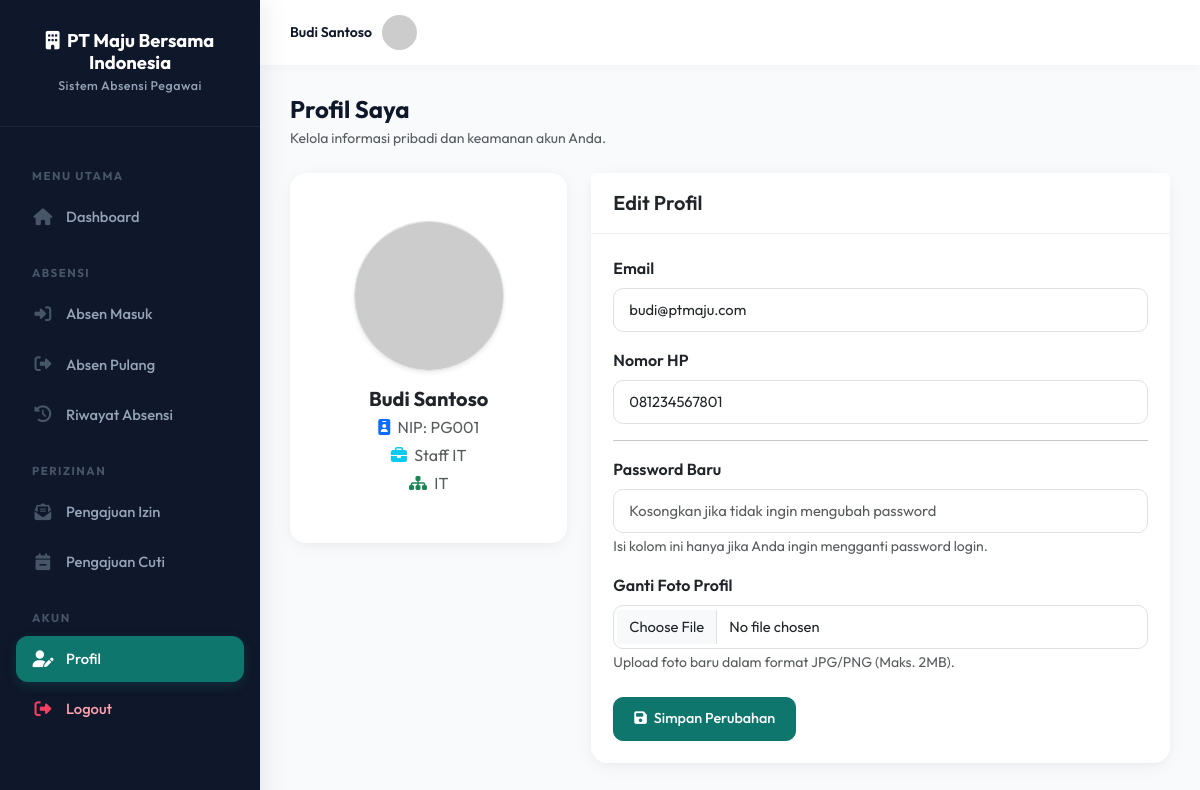
The page /pegawai/profil.php (signed in) on the database its author committed.
### tables this page shows
CREATE TABLE pegawai (
    id INT AUTO_INCREMENT PRIMARY KEY,
    nip VARCHAR(20) NOT NULL UNIQUE,
    user_id INT NOT NULL,
    jabatan_id INT,
    divisi_id INT,
    nama VARCHAR(100) NOT NULL,
    email VARCHAR(100),
    no_hp VARCHAR(20),
    foto_profil VARCHAR(255) DEFAULT 'default.png',
    created_at TIMESTAMP DEFAULT CURRENT_TIMESTAMP,
    FOREIGN KEY (user_id) REFERENCES users(id) ON DELETE CASCADE,
    FOREIGN KEY (jabatan_id) REFERENCES jabatan(id) ON DELETE SET NULL,
    FOREIGN KEY (divisi_id) REFERENCES divisi(id) ON DELETE SET NULL
);

CREATE TABLE jabatan (
    id INT AUTO_INCREMENT PRIMARY KEY,
    nama_jabatan VARCHAR(100) NOT NULL,
    created_at TIMESTAMP DEFAULT CURRENT_TIMESTAMP
);

CREATE TABLE divisi (
    id INT AUTO_INCREMENT PRIMARY KEY,
    nama_divisi VARCHAR(100) NOT NULL,
    created_at TIMESTAMP DEFAULT CURRENT_TIMESTAMP
);

### pegawai/profil.php (the view, shortened to what this page needs)
<?php
require_once 'layout/header.php';
$pegawai_id = $_SESSION['pegawai_id'];
$q = $conn->query("SELECT p.*, u.username, j.nama_jabatan, d.nama_divisi
                    FROM pegawai p
                    JOIN users u ON p.user_id = u.id
                    LEFT JOIN jabatan j ON p.jabatan_id = j.id
                    LEFT JOIN divisi d ON p.divisi_id = d.id
                    WHERE p.id = $pegawai_id");
$profil = $q->fetch_assoc();
?>
<div class="page-content">
    <div class="d-flex justify-content-between align-items-center mb-4">
        <div>
            <h4 class="fw-bold mb-1">Profil Saya</h4>
            <p class="text-muted small mb-0">Kelola informasi pribadi dan keamanan akun Anda.</p>
        </div>
    </div>
    <div class="row">
        <div class="col-md-4 mb-4">
            <div class="card text-center">
                <div class="card-body py-5">
                    <img src="../uploads/profil/<?= $profil['foto_profil'] ?: 'default.png' ?>" class="rounded-circle mb-3 border shadow-sm" style="width: 150px; height: 150px; object-fit: cover;" onerror="this.src='https://ui-avatars.com/api/?name=<?= urlencode($profil['nama']) ?>&background=4361ee&color=fff&size=150'" alt="Foto Profil">
                    <h5 class="fw-bold text-dark mb-1"><?= htmlspecialchars($profil['nama']) ?></h5>
                    <p class="text-muted mb-1"><i class="fas fa-id-badge text-primary me-1"></i> NIP: <?= htmlspecialchars($profil['nip']) ?></p>
                    <p class="text-muted mb-1"><i class="fas fa-briefcase text-info me-1"></i> <?= htmlspecialchars($profil['nama_jabatan'] ?: '-') ?></p>
                    <p class="text-muted mb-0"><i class="fas fa-sitemap text-success me-1"></i> <?= htmlspecialchars($profil['nama_divisi'] ?: '-') ?></p>
                </div>
            </div>
        </div>
        <div class="col-md-8 mb-4">
            <div class="card">
                <div class="card-header bg-white">
                    <h5 class="mb-0 fw-semibold">Edit Profil</h5>
                </div>
                <div class="card-body">
                    <form action="profil.php" method="POST" enctype="multipart/form-data">
                        <div class="mb-3">
                            <label class="form-label fw-semibold">Email</label>
                            <input type="email" name="email" class="form-control" value="<?= htmlspecialchars($profil['email']) ?>" placeholder="Masukkan alamat email">
                        </div>
                        <div class="mb-3">
                            <label class="form-label fw-semibold">Nomor HP</label>
                            <input type="text" name="no_hp" class="form-control" value="<?= htmlspecialchars($profil['no_hp']) ?>" placeholder="Masukkan nomor HP">
                        </div>
                        <hr>
                        <div class="mb-3">
                            <label class="form-label fw-semibold">Password Baru</label>
                            <input type="password" name="password" class="form-control" placeholder="Kosongkan jika tidak ingin mengubah password">
                            <small class="text-muted">Isi kolom ini hanya jika Anda ingin mengganti password login.</small>
                        </div>
                        <div class="mb-4">
                            <label class="form-label fw-semibold">Ganti Foto Profil</label>
                            <input type="file" name="foto_profil" class="form-control" accept="image/*">
                            <small class="text-muted">Upload foto baru dalam format JPG/PNG (Maks. 2MB).</small>
                        </div>
                        <button type="submit" class="btn btn-primary"><i class="fas fa-save me-1"></i> Simpan Perubahan</button>
                    </form>
                </div>
            </div>
        </div>
    </div>
</div>
<?php require_once 'layout/footer.php'; ?>

### assets/css/style.css (style rules this page uses)
:root { --primary: #0f766e; --primary-dark: #0d9488; --primary-light: #f0fdfa; --secondary: #64748b; --success: #0d9488; --danger: #e11d48; --warning: #d97706; --info: #0284c7; --bg: #f8fafc; --white: #ffffff; --sidebar-w: 260px; --text: #0f172a; --text-muted: #64748b; --shadow: 0 4px 20px -2px rgba(15, 23, 42, 0.05), 0 2px 8px -1px rgba(15, 23, 42, 0.03); --radius: 16px; }
* { box-sizing: border-box; }
body { font-family: 'Outfit', sans-serif; background: var(--bg); color: var(--text); margin: 0; }
.page-content { padding: 30px; }
.card { border: none; border-radius: var(--radius); box-shadow: var(--shadow); background: var(--white); margin-bottom: 25px; }
.card-header { background: transparent; border-bottom: 1px solid #f0f0f0; padding: 18px 22px; font-weight: 600; }
.card-body { padding: 22px; }
.form-control, .form-select { border-radius: 10px; padding: 10px 15px; border: 1px solid #e0e0e0; font-size: 0.92rem; }
.btn { border-radius: 10px; font-weight: 500; padding: 10px 20px; font-size: 0.9rem; transition: all 0.2s; }
.btn-primary { background: var(--primary); border-color: var(--primary); }

### rows shown on the page
pegawai: nama "Budi Santoso", nip "PG001", jabatan.nama_jabatan "Staff IT", divisi.nama_divisi "IT", email "budi@ptmaju.com", no_hp "081234567801"

### other values the page prints
NAMA_PERUSAHAAN "PT Maju Bersama Indonesia"
NAMA_SISTEM "Sistem Absensi Pegawai"
$_SESSION['nama'] "Budi Santoso"
